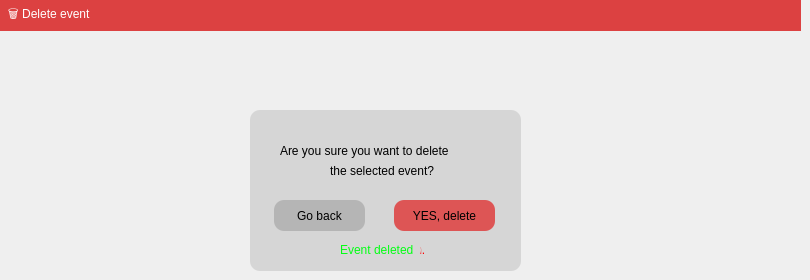
    <widget class="QWidget" name="page_4">
     <widget class="QWidget" name="widget_2" native="true">
      <property name="geometry">
       <rect>
        <x>250</x>
        <y>110</y>
        <width>271</width>
        <height>161</height>
       </rect>
      </property>
      <property name="styleSheet">
       <string notr="true">background-color: #d6d6d6;
border-radius: 10px;</string>
      </property>
      <widget class="QLabel" name="label_2">
       <property name="geometry">
        <rect>
         <x>30</x>
         <y>30</y>
         <width>211</width>
         <height>21</height>
        </rect>
       </property>
       <property name="styleSheet">
        <string notr="true">font: 11pt &quot;Segoe UI&quot;;</string>
       </property>
       <property name="text">
        <string>Are you sure you want to delete</string>
       </property>
      </widget>
      <widget class="QLabel" name="label_3">
       <property name="geometry">
        <rect>
         <x>80</x>
         <y>50</y>
         <width>161</width>
         <height>21</height>
        </rect>
       </property>
       <property name="styleSheet">
        <string notr="true">font: 11pt &quot;Segoe UI&quot;;</string>
       </property>
       <property name="text">
        <string>the selected event?</string>
       </property>
      </widget>
      <widget class="QPushButton" name="confirmDelete">
       <property name="geometry">
        <rect>
         <x>144</x>
         <y>90</y>
         <width>101</width>
         <height>31</height>
        </rect>
       </property>
       <property name="styleSheet">
        <string notr="true">background-color: #dd5555;
border-radius: 10px;</string>
       </property>
       <property name="text">
        <string>YES, delete</string>
       </property>
      </widget>
      <widget class="QPushButton" name="goBackButton">
       <property name="geometry">
        <rect>
         <x>24</x>
         <y>90</y>
         <width>91</width>
         <height>31</height>
        </rect>
       </property>
       <property name="styleSheet">
        <string notr="true">background-color: #b5b5b5;
border-radius: 10px;</string>
       </property>
       <property name="text">
        <string>Go back</string>
       </property>
      </widget>
      <widget class="QLabel" name="errorDelete">
       <property name="geometry">
        <rect>
         <x>90</x>
         <y>130</y>
         <width>91</width>
         <height>20</height>
        </rect>
       </property>
       <property name="styleSheet">
        <string notr="true">color: rgb(255, 0, 0);
font: 700 9pt &quot;Segoe UI&quot;;</string>
       </property>
       <property name="text">
        <string>Error. Try again.</string>
       </property>
      </widget>
      <widget class="QLabel" name="successDelete">
       <property name="geometry">
        <rect>
         <x>90</x>
         <y>130</y>
         <width>81</width>
         <height>20</height>
        </rect>
       </property>
       <property name="styleSheet">
        <string notr="true">color: rgb(2, 255, 19);
font: 700 9pt &quot;Segoe UI&quot;;</string>
       </property>
       <property name="text">
        <string>Event deleted</string>
       </property>
      </widget>
     </widget>
     <widget class="QLabel" name="todoLabel_10">
      <property name="geometry">
       <rect>
        <x>0</x>
        <y>0</y>
        <width>801</width>
        <height>31</height>
       </rect>
      </property>
      <property name="styleSheet">
       <string notr="true">background-color: #dc4141;
color: white;
font: 700 9pt &quot;Segoe UI&quot;;
padding-left: 5px;</string>
      </property>
      <property name="text">
       <string>🗑️ Delete event</string>
      </property>
     </widget>
    </widget>
